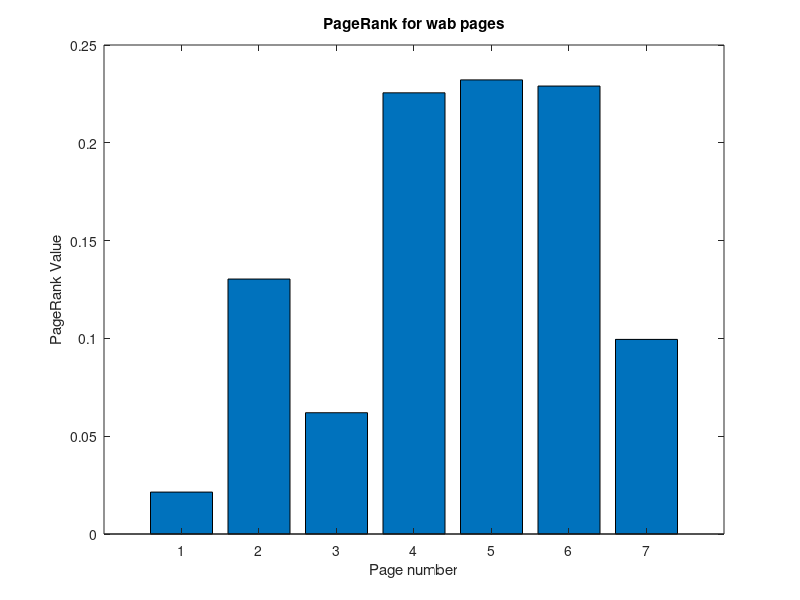

Here is the MATLAB script that generated this plot:
function [index_number, Edges, I, B, A, b, r] = page_rank()
index_number = 197714;
Edges = [1,1,2,2,2,3,3,3,4,4,5,5,6,6,7;
    4,6,3,4,5,5,6,7,5,6,4,6,4,7,6];
N = 7;
L = mod(index_number,10);
A_index = 1 + mod(L,7);
new_edges = [1,6,7,4,3,1,1,7;5,5,5,2,2,2,3,2];
Edges = [Edges, new_edges];
I = speye(N);
B = sparse(Edges(2,:), Edges(1,:), 1, N, N);
L = sum(B,1)';

A = spdiags(1./L,0,N,N);

d = 0.85;
b = repelem((1-d)/N, N)';
M = I - d*B*A;
r = M\b;
 figure;
    bar(r);
    title('PageRank for wab pages');
    xlabel('Page number');
    ylabel('PageRank Value');
end